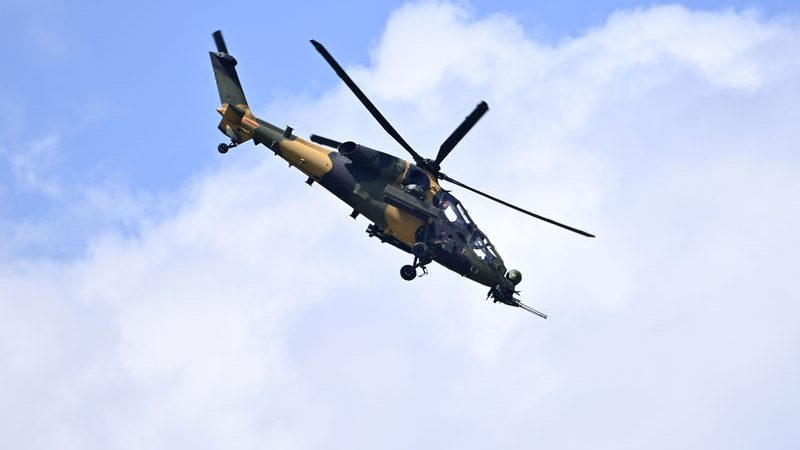
#> input picture Goruntu_Isleme_Kurslari_Ve_Calismalari/Goruntu_Isleme/temelVeriOnIslemeUygulamalri/images/atak.jpg, 800 x 450 px, found by its file name
$ python THRESHOLD.py
#> lines starting #> are read from the running program, lines starting #| are printed output that depends on the picture; after the words box and inside, x2 and y2 are one past the last pixel; in counts of white or black regions, pixels touching at a corner belong together
import cv2
import  numpy as np
from matplotlib import pyplot as plt

# resmimiz siyah beyaz halde olmalıdır treshold yapraken

img = cv2.imread("atak.jpg",0)
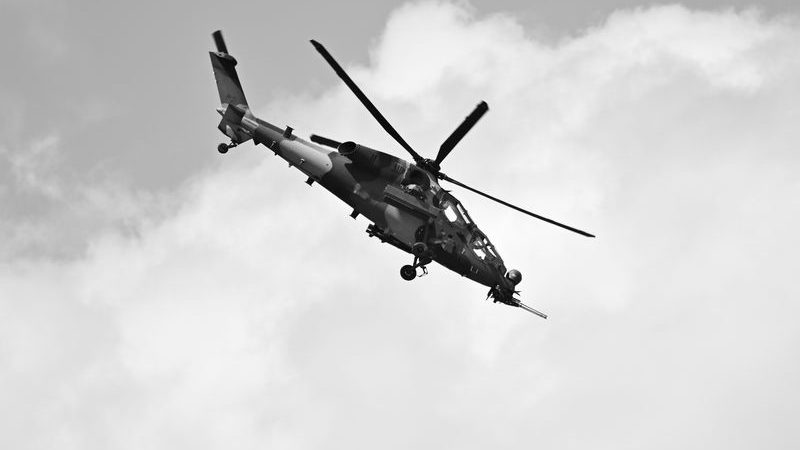
#> img: shape (450, 800); min 0, max 255, mean 210

ret ,th1 = cv2.threshold(img,150,200,cv2.THRESH_BINARY) # ret -< return th1 <- treshold
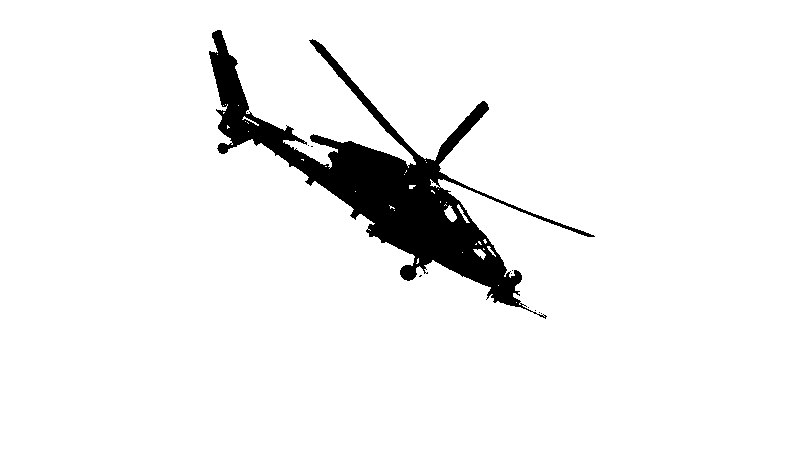
#> th1: shape (450, 800); values 0 (black) and 200 (white), 94.2% white; 11 black regions (10 under 20 px), largest, box (x1, y1, x2, y2) and area: (209, 30, 595, 319) 20748

th2 =cv2.adaptiveThreshold(img, 255, cv2.ADAPTIVE_THRESH_MEAN_C, cv2.THRESH_BINARY, 21, 2)
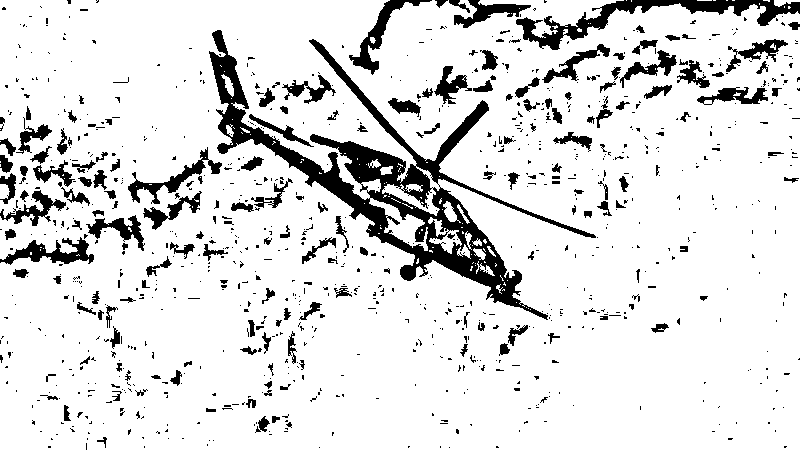
#> th2: shape (450, 800); 87.5% white; 960 black regions (775 under 20 px), largest, box (x1, y1, x2, y2) and area: (209, 30, 596, 320) 16055, (516, 0, 800, 50) 3312, (349, 0, 432, 75) 1141

th3 =cv2.adaptiveThreshold(img, 255, cv2.ADAPTIVE_THRESH_GAUSSIAN_C, cv2.THRESH_BINARY, 21, 2)
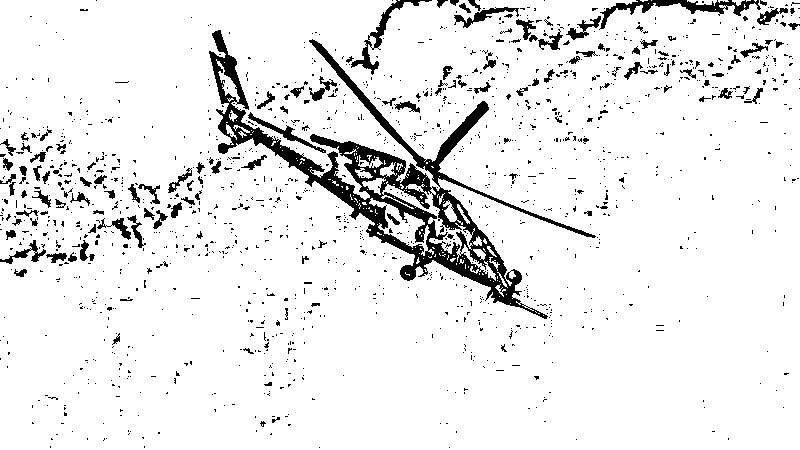
#> th3: shape (450, 800); 91.8% white; 1448 black regions (1314 under 20 px), largest, box (x1, y1, x2, y2) and area: (209, 30, 596, 319) 14462, (599, 0, 761, 30) 1127, (351, 0, 432, 75) 754

cv2.imshow("img-th1", th1)
cv2.imshow("img-th2", th2)
cv2.imshow("img-th3", th3)


# cv2.imshow("atak", img)
cv2.waitKey(0)
cv2.destroyAllWindows()

$ run again, with Goruntu_Isleme_Kurslari_Ve_Calismalari/Goruntu_Isleme/temelVeriOnIslemeUygulamalri/images/smile.jpg copied over Goruntu_Isleme_Kurslari_Ve_Calismalari/Goruntu_Isleme/temelVeriOnIslemeUygulamalri/images/atak.jpg
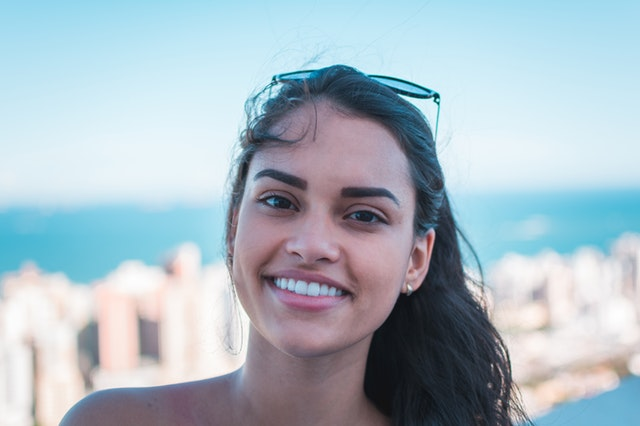
#> input picture Goruntu_Isleme_Kurslari_Ve_Calismalari/Goruntu_Isleme/temelVeriOnIslemeUygulamalri/images/smile.jpg, 640 x 426 px, found by its file name
#> `ret ,th1 = cv2.threshold(img,150,200,cv2.THRESH_BINARY)`:
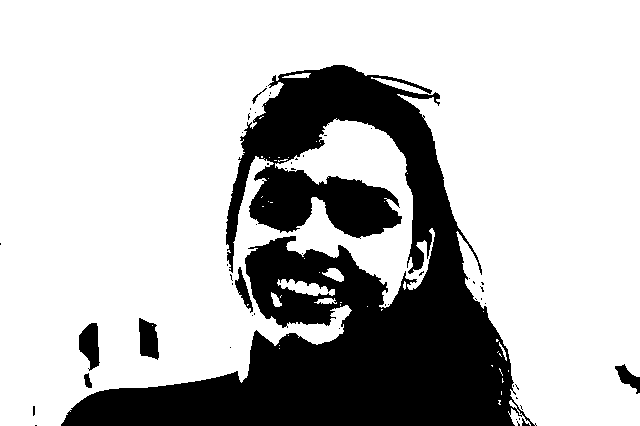
#> th1: shape (426, 640); values 0 (black) and 200 (white), 74.2% white; 52 black regions (44 under 20 px), largest, box (x1, y1, x2, y2) and area: (61, 65, 537, 426) 68076, (79, 323, 100, 371) 666, (139, 318, 159, 360) 627
#> th2: shape (426, 640); 76.4% white; 647 black regions (541 under 20 px), largest, box (x1, y1, x2, y2) and area: (225, 65, 640, 426) 23679, (253, 235, 364, 328) 3886, (462, 189, 640, 228) 3360
#> `th3 =cv2.adaptiveThreshold(img, 255, cv2.ADAPTIVE_THRESH_GAUSSIAN_C, c..`:
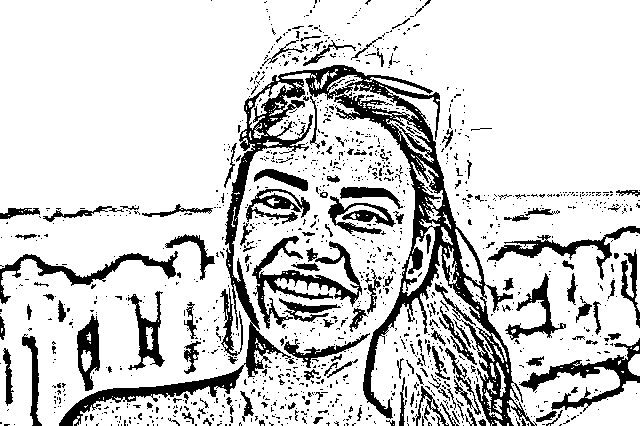
#> th3: shape (426, 640); 81.9% white; 1281 black regions (1131 under 20 px), largest, box (x1, y1, x2, y2) and area: (59, 65, 537, 426) 19078, (252, 236, 362, 329) 2511, (519, 338, 640, 412) 2016
